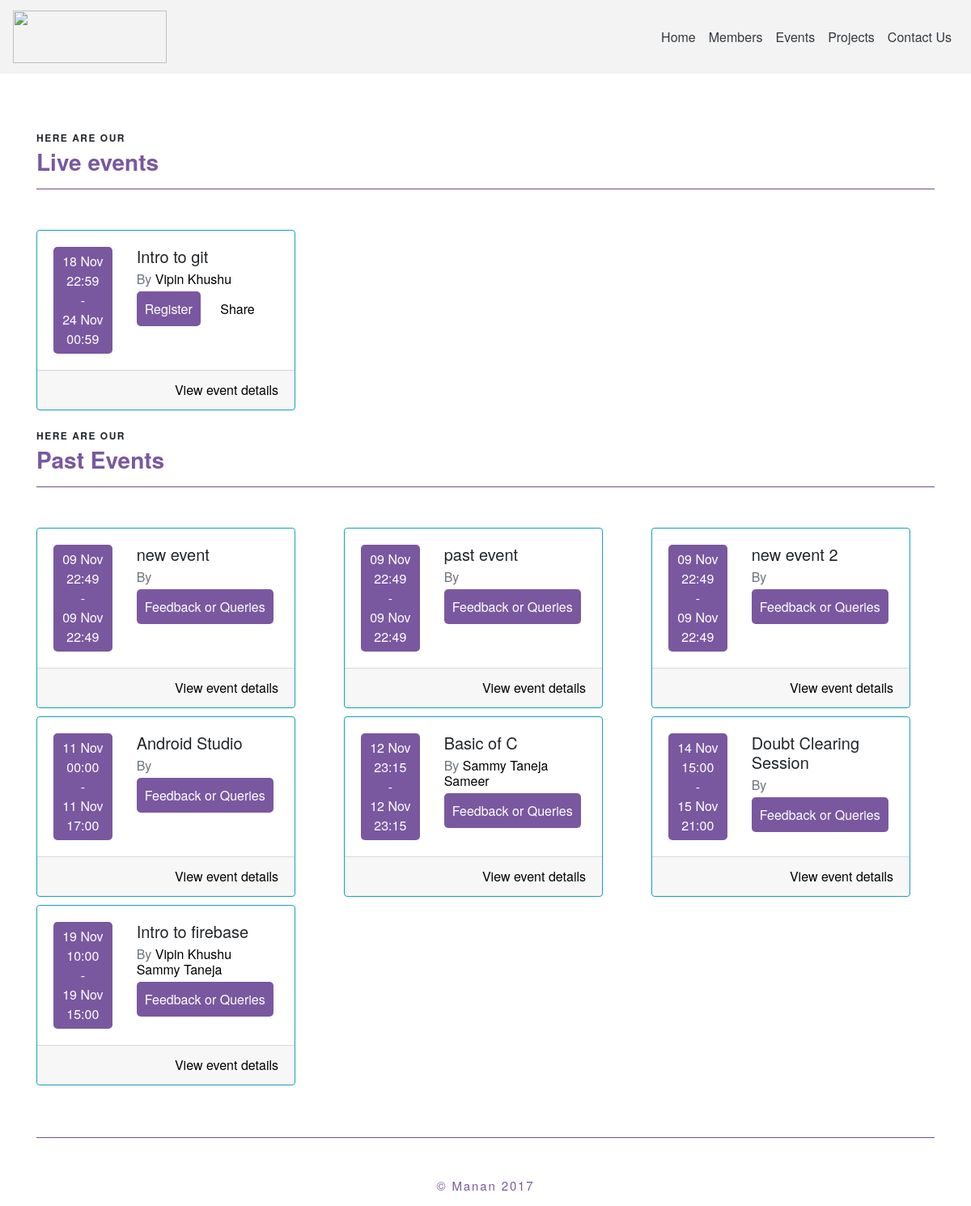
Screenshot of /events/ with the database file from the repository.
### main/models.py (models this page shows, shortened)
class Event(models.Model):
    description = models.TextField(blank=True, null=True)
    title = models.CharField(max_length=500)
    host = models.ManyToManyField(User)
    venue = models.CharField(max_length=100)
    fee = models.IntegerField(default=0)
    rules = models.TextField(blank=True, null=True)
    prerequistes = models.TextField(blank=True, null=True)
    start_date = models.DateField(default=datetime.date.today,auto_now=False,auto_now_add=False)
    end_date = models.DateField(default=datetime.date.today,auto_now=False,auto_now_add=False)
    start_time = models.TimeField(default=datetime.datetime.now().time(),auto_now=False,auto_now_add=False)
    end_time = models.TimeField(default=datetime.datetime.now().time(),auto_now=False,auto_now_add=False)

class Profile(models.Model):
    user = models.OneToOneField(User, on_delete=models.CASCADE)
    email = models.EmailField(blank=True)
    fname = models.CharField(max_length=100, blank=True)
    lname = models.CharField(max_length=100, blank=True)
    github = models.CharField(max_length=100, blank=True)
    batch = models.IntegerField(default=2017)
    facebook = models.CharField(max_length=100, blank=True)
    linkedin = models.CharField(max_length=100, blank=True)
    twitter = models.CharField(max_length=100, blank=True)
    bio = models.TextField(blank=True, null=True)
    label = models.CharField(max_length=100 , blank=True)
    company = models.CharField(max_length=100, blank=True)
    location = models.CharField(max_length=100,blank=True)
    frameworks = models.CharField(max_length=500,blank=True)
    languages = models.CharField(max_length=500,blank=True)
    achivements = models.CharField(max_length=1000,blank=True)
    he_profile = models.CharField(max_length=100,blank=True)
    spoj_profile = models.CharField(max_length=100,blank=True)
    he_ques = models.IntegerField(default=0)
    spoj_ques = models.IntegerField(default=0)
    git_repos = models.IntegerField(default=0)
    my_website = models.CharField(max_length=100,blank=True)

### main/views.py (the view)
# urls.py: url(r'^events/$',event_list_view,name="events-list"),
def event_list_view(request):
	obj = Event.objects.order_by('start_date','start_time')
	past = []
	future = []
	live = []
	for x in obj :
		if x.end_date <datetime.date.today():
			past.append(x)
		elif x.end_date ==datetime.date.today() and x.end_time < datetime.datetime.now().time():
			past.append(x)
		elif x.start_date > datetime.date.today() or (x.start_date == datetime.date.today() and x.start_time > datetime.datetime.now().time()):
			future.append(x)
		else :
			live.append(x)
	return render(request,'events.html',{'past':past,'future':future,'live':live})

### main/templates/events.html (shortened to what this page needs)
{% extends "header.html" %}
{% block page_context %}
<div class="container">
  <br/><br/>
    {% if live %}
    <div class="row">
    <div class="col-lg-12"><br/>
      <p class="txxt-head">Here are our</p>
      <h3 class="txxt-body">Live events</h3>
      <hr style="background-color: #79589F">
      <br/>
    </div>
  </div>
  <div class="row">
    {% for x in live %}
    <div class="col-lg-4" style="margin-top: 10px;">
      <div class="card border-info" style="width: 20rem;">
        <div class="card-body">
          <div class="row">
            <div class="col-lg-4">
              <div class="container text-center" style="padding:6px;background-color:#79589F;color:#fff;border-radius:5px; ">
                {{ x.start_date|date:"d M " }}{{ x.start_time|time:"H:i" }}
                <br/>
                -
                <br/>
                {{ x.end_date|date:"d M" }} {{ x.end_time|time:"H:i" }}
              </div>
            </div>
            <div class="col-lg-8">
              <h5 class="card-title">{{x.title}}</h5>
              <h6 class="card-subtitle mb-2 text-muted">By
                {% for y in x.host.all %}
                <a href="/member/{{y.username}}">{{y.profile.fname}} {{y.profile.lname}}</a>
                {% endfor %}
              </h6>
              <a href="#" class="card-link"  style="padding:10px;background-color:#79589F;color:#fff;border-radius:5px; " data-toggle="modal" data-target="#registerModal" data-eventid="{{x.pk}}"  data-eventname="{{x.title}}">Register</a>
              <a href="#" class="card-link">Share</a>
            </div>
          </div>
        </div>
        <div class="card-footer">
          <a href="/event/detail/{{x.pk}}" class=" float-right">View event details</a>
        </div>
      </div>
    </div>
    {% endfor %}
  </div>
  {% endif %}
  <br/>
  <div class="row">
    <div class="col-lg-12">
      <p class="txxt-head">Here are our</p>
      <h3 class="txxt-body">Past Events</h3>
      <hr style="background-color: #79589F">
      <br/>
    </div>
  </div>
  <div class="row">
    {% for x in past %}
    <div class="col-lg-4" style="margin-top: 10px;">
      <div class="card border-info" style="width: 20rem;">
        <div class="card-body">
          <div class="row">
            <div class="col-lg-4">
              <div class="container text-center" style="padding:6px;background-color:#79589F;color:#fff;border-radius:5px; ">
                {{ x.start_date|date:"d M" }} {{ x.start_time|time:"H:i" }}<br/>  -  <br/>{{ x.end_date|date:"d M" }} {{ x.end_time|time:"H:i" }}
              </div>
            </div>
            <div class="col-lg-8">
              <h5 class="card-title">{{x.title}}</h5>
              <h6 class="card-subtitle mb-2 text-muted">By
                {% for y in x.host.all %}
                <a href="/member/{{y.username}}">{{y.profile.fname}} {{y.profile.lname}}</a>
                {% endfor %}
              </h6>
              <a href="/event/detail/{{x.pk}}" class="card-link"  style="padding:10px;background-color:#79589F;color:#fff;border-radius:5px; ">Feedback or Queries</a>
            </div>
          </div>
        </div>
        <div class="card-footer">
          <a href="/event/detail/{{x.pk}}" class=" float-right">View event details</a>
        </div>
      </div>
    </div>
    {% endfor %}
  </div>
  <br/><br/>
  <hr style="background-color: #79589F">
</div>
<br/>
{% endblock page_context %}

### main/templates/header.html (style rules this page uses)
body { font-family: "BentonSans", "Helvetica Neue", sans-serif; }
a { color: #000; }
.txxt-head { margin-bottom: 20px; font-size: 12px; font-weight: bold; text-transform: uppercase; letter-spacing: .125em; margin: 0 0 .5em 0; line-height: 1.2; }
.txxt-body { color:#79589F; font-weight: bold; margin: 0 0 .5em 0; line-height: 1.2; }

### rows the page displays
Event: start_date "18 Nov", start_time "22:59", end_date "24 Nov", end_time "00:59", title "Intro to git"
Event: start_date "09 Nov", start_time "22:49", end_date "09 Nov", end_time "22:49", title "new event"
Event: start_date "09 Nov", start_time "22:49", end_date "09 Nov", end_time "22:49", title "past event"
Event: start_date "09 Nov", start_time "22:49", end_date "09 Nov", end_time "22:49", title "new event 2"
Event: start_date "11 Nov", start_time "00:00", end_date "11 Nov", end_time "17:00", title "Android Studio"
Event: start_date "12 Nov", start_time "23:15", end_date "12 Nov", end_time "23:15", title "Basic of C"
Event: start_date "14 Nov", start_time "15:00", end_date "15 Nov", end_time "21:00", title "Doubt Clearing Session"
Event: start_date "19 Nov", start_time "10:00", end_date "19 Nov", end_time "15:00", title "Intro to firebase"

### other values shown
{{ y.profile.fname }} "Vipin"
{{ y.profile.lname }} "Khushu"
{{ y.profile.fname }} "Sammy"
{{ y.profile.lname }} "Taneja"
{{ y.profile.fname }} "Sameer"
